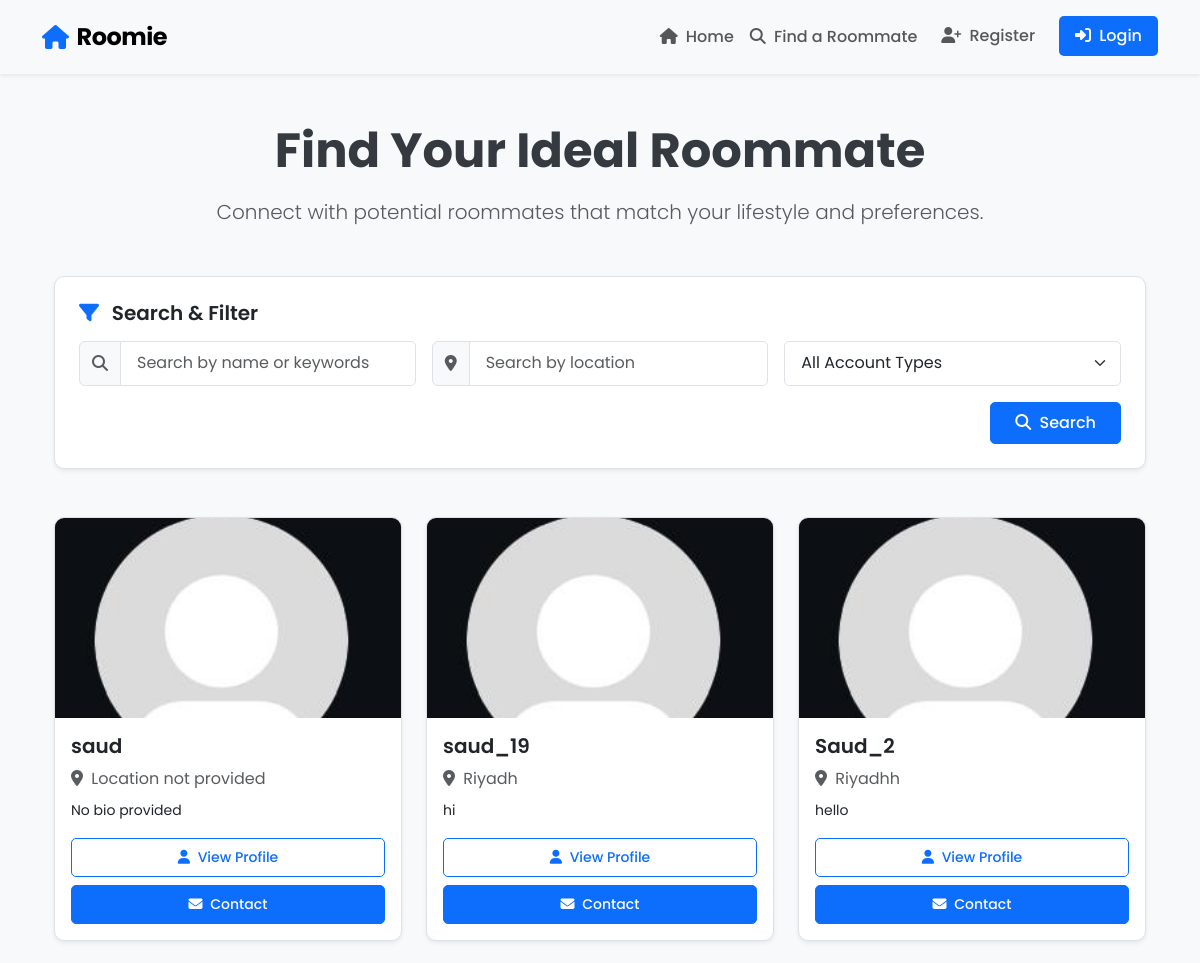
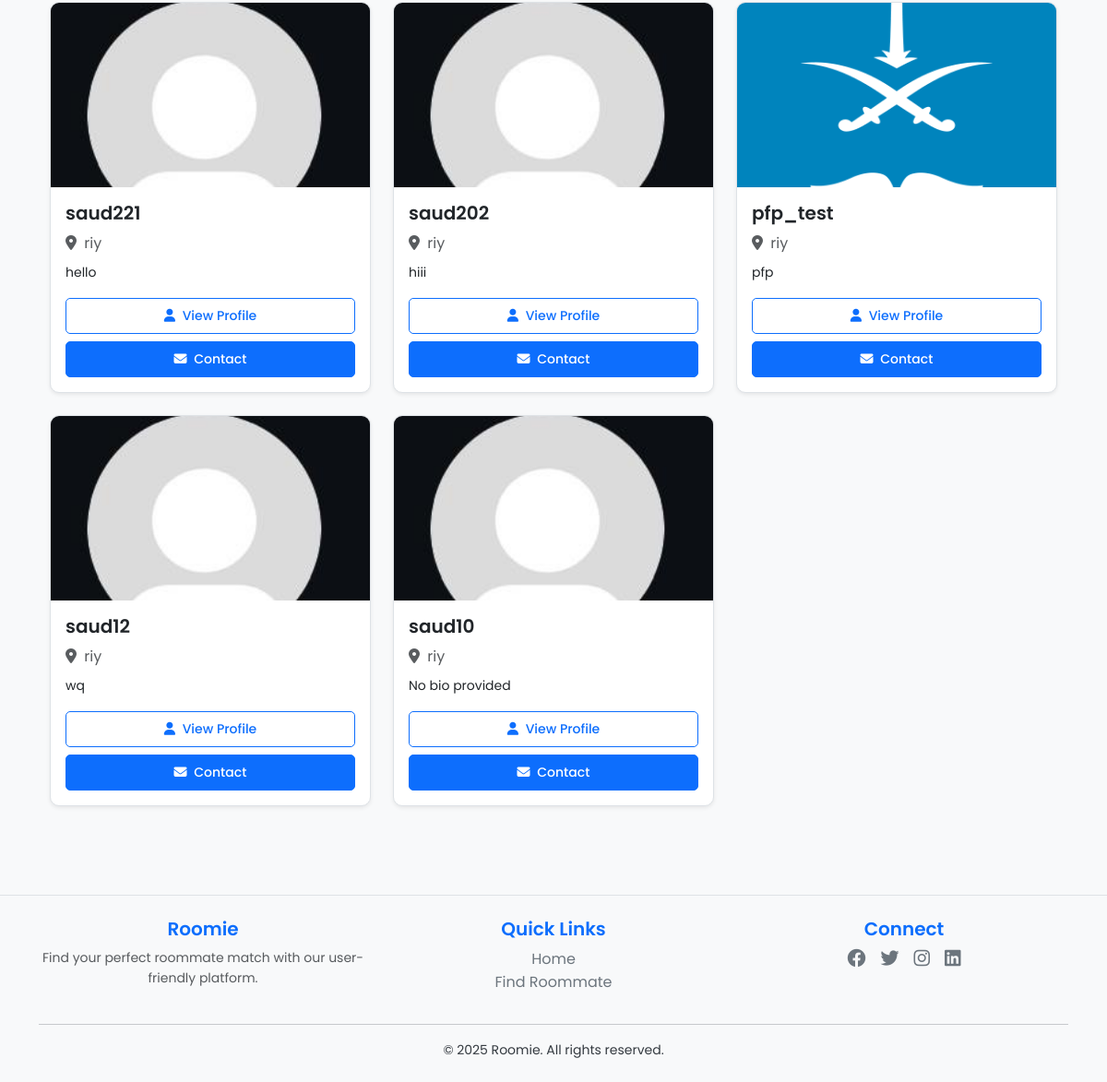
Screenshot of /find-roommate/ with the database file from the repository (2 pictures, top to bottom).
### core/models.py (models this page shows, shortened)
class User(AbstractUser):
    ACCOUNT_TYPE_CHOICES = [
        ('seeker', 'Seeker'),
        ('provider', 'Provider'),
    ]
    GENDER_CHOICES = [
        ('male', 'Male'),
        ('female', 'Female'),
        ('other', 'Other'),
    ]
    email = models.EmailField(unique=True)
    gender = models.CharField(max_length=10, choices=GENDER_CHOICES, blank=True, null=True)
    birthdate = models.DateField(blank=True, null=True)
    bio = models.TextField(blank=True, null=True)
    location = models.CharField(max_length=255, blank=True, null=True)
    profile_photo = models.ImageField(
        upload_to='profile_photos/',
        blank=True,
        null=True,
        default='profile_photos/default_user.jpg'  # Set default profile photo
    )
    account_type = models.CharField(max_length=10, choices=ACCOUNT_TYPE_CHOICES, default='seeker')

### roomie/views.py (the view)
# urls.py: path('find-roommate/', views.find_roommate, name='find_roommate'),
def find_roommate(request):
    roommates = User.objects.filter(account_type='seeker')  # Fetch only seekers
    return render(request, "find_roommate.html", {'roommates': roommates})

### roomie/templates/find_roommate.html (shortened to what this page needs)
{% extends 'base.html' %}
{% load static %}
{% block content %}
<div class="container">
  <div class="text-center mb-5">
    <h2 class="display-5 fw-bold mb-3">Find Your Ideal Roommate</h2>
    <p class="lead text-muted mb-4">
      Connect with potential roommates that match your lifestyle and preferences.
    </p>
  </div>
  <div class="card shadow-sm mb-5">
    <div class="card-body p-4">
      <h5 class="card-title mb-3">
        <i class="fas fa-filter text-primary me-2"></i> Search & Filter
      </h5>
      <form id="roommate-filter-form" method="GET" class="row g-3">
        <div class="col-md-4">
          <div class="input-group">
            <span class="input-group-text bg-light">
              <i class="fas fa-search text-muted"></i>
            </span>
            <input
              type="text"
              class="form-control"
              name="search"
              placeholder="Search by name or keywords"
              value="{{ request.GET.search }}"
            />
          </div>
        </div>
        <div class="col-md-4">
          <div class="input-group">
            <span class="input-group-text bg-light">
              <i class="fas fa-map-marker-alt text-muted"></i>
            </span>
            <input
              type="text"
              class="form-control"
              name="location"
              placeholder="Search by location"
              value="{{ request.GET.location }}"
            />
          </div>
        </div>
        <div class="col-md-4">
          <select name="account_type" class="form-select">
            <option value="">All Account Types</option>
          </select>
        </div>
        <div class="col-12 text-end">
          <button type="submit" class="btn btn-primary">
            <i class="fas fa-search me-1"></i> Search
          </button>
        </div>
      </form>
    </div>
  </div>
  <div class="row g-4">
    {% for roommate in roommates %}
    <div class="col-md-4">
      <div class="card h-100 shadow-sm">
        {% if roommate.profile_photo %}
        <img
          src="{{ roommate.profile_photo.url }}"
          class="card-img-top"
          style="height: 200px; object-fit: cover;"
          alt="{{ roommate.username }}"
        />
        {% else %}
        <img
          src="/media/profile_photos/default_user.jpg"
          class="card-img-top"
          style="height: 200px; object-fit: cover;"
          alt="Default Profile"
        />
        {% endif %}
        <div class="card-body">
          <h5 class="card-title">{{ roommate.username }}</h5>
          <p class="card-text text-muted mb-2">
            <i class="fas fa-map-marker-alt me-1"></i>
            {{ roommate.location|default:"Location not provided" }}
          </p>
          <p class="card-text small mb-3">
            {% if roommate.bio %}
              {{ roommate.bio|truncatechars:60 }}
            {% else %}
              No bio provided
            {% endif %}
          </p>
          <div class="d-grid gap-2">
            <a
              href="{% url 'user_profile' roommate.id %}"
              class="btn btn-outline-primary btn-sm"
            >
              <i class="fas fa-user me-1"></i> View Profile
            </a>
            <a
              href="{% url 'send_message' roommate.id %}"
              class="btn btn-primary btn-sm"
            >
              <i class="fas fa-envelope me-1"></i> Contact
            </a>
          </div>
        </div>
      </div>
    </div>
    {% endfor %}
  </div>
</div>
{% endblock %}

### roomie/static/roomie/styles.css (style rules this page uses)
body { font-family: "Poppins", sans-serif; background-color: #f8f9fa; color: #343a40; line-height: 1.6; }
h1, h2, h3, h4, h5, h6 { font-weight: 600; }
.lead { font-weight: 300; }
.card { border-radius: 10px; overflow: hidden; border: 1px solid #dee2e6; box-shadow: 0 6px 15px rgba(0, 0, 0, 0.05); }
.card-title { font-weight: 600; margin-bottom: 0.5rem; }
.card-img-top { height: 200px; object-fit: cover; }
.btn { font-weight: 500; padding: 0.5rem 1.5rem; border-radius: 5px; }
.btn-primary { background-color: #0d6efd; border-color: #0d6efd; }
.form-control, .form-select { border-radius: 5px; padding: 0.6rem 1rem; border: 1px solid #dee2e6; }

### rows the page displays
User: username "saud", location "Location not provided", shows "No bio provided"
User: username "saud_19", location "Riyadh", bio "hi"
User: username "Saud_2", location "Riyadhh", bio "hello"
User: username "saud221", location "riy", bio "hello"
User: username "saud202", location "riy", bio "hiii"
User: profile_photo (picture), username "pfp_test", location "riy", bio "pfp"
User: profile_photo (placeholder picture), username "saud12", location "riy", bio "wq"
User: profile_photo (placeholder picture), username "saud10", location "riy", bio "No bio provided"
